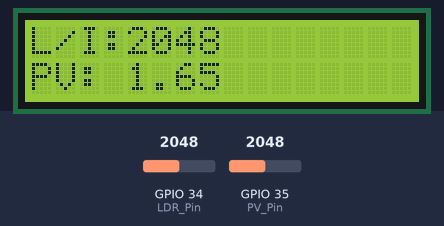
Bench run of a sketch on a simulated ESP32. Parts: 16×2 character LCD. Inputs (shaded band) come from the test bench; at power-on: GPIO 34 (LDR_Pin) = 2048, GPIO 35 (PV_Pin) = 2048.

Above: at 1.2 s.
1.3 s: GPIO 34 (LDR_Pin) set to 2866
At 2.4 s:
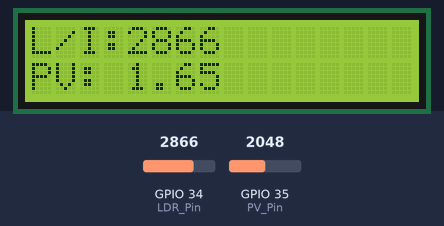
5.4 s: GPIO 35 (PV_Pin) set to 2866
At 7.0 s:
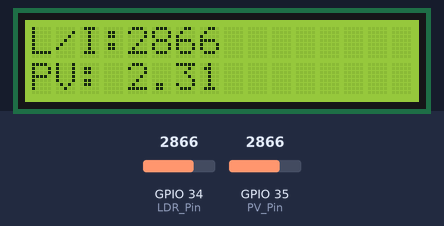
8.7 s: GPIO 34 (LDR_Pin) set to 3603
At 10.0 s:
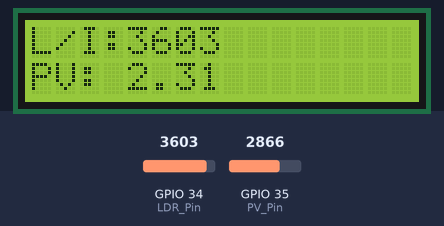
11.7 s: GPIO 35 (PV_Pin) set to 3603
At 12.7 s:
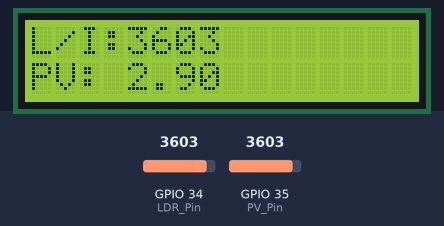
14.8 s: GPIO 34 (LDR_Pin) set to 4095
At 16.0 s:
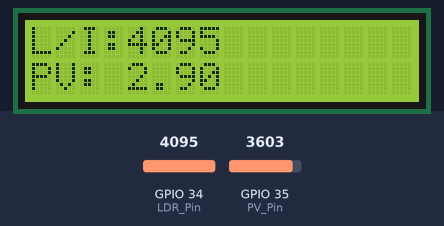
17.8 s: GPIO 35 (PV_Pin) set to 4095
At 19.2 s:
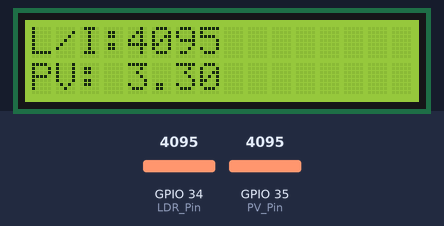
Timing chart, 0 to 20.8 s (numbered marks = the images above; inputs shaded):
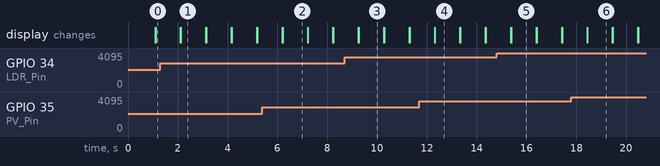

Measured:
- after the input at 1.3 s, the display: first differs from a run without the input after 0.82 s (image 1)
- after the input at 5.4 s, the display: first differs from a run without the input after 0.81 s (image 2)
- after the input at 8.7 s, the display: first differs from a run without the input after 0.57 s (image 3)
- after the input at 11.7 s, the display: first differs from a run without the input after 0.63 s (image 4)
- after the input at 14.8 s, the display: first differs from a run without the input after 0.59 s (image 5)
- after the input at 17.8 s, the display: first differs from a run without the input after 0.65 s (image 6)
- what the display in image 1 shows lasts 1.0 s, from 2.1 s to 3.1 s

The sketch:

Voltage_Read.ino
```cpp
#include <LiquidCrystal_I2C.h>

LiquidCrystal_I2C lcd(0x27, 16, 2);

// LDR is connected to GPIO 34 (Analog ADC1_CH6)
const int LDR_Pin = 34;

// PV is connected to GPIO 35 (Analog ADC1_CH7)
const int PV_Pin = 35;

// variable for storing the LDR value
int LDR_Value = 0;

// variable for storing the LDR value
float PV_Value = 0;

void setup() {
  lcd.init();
  lcd.backlight();
  lcd.clear();
}
void loop() {
  LDR_Value = analogRead(LDR_Pin);
  lcd.setCursor(0, 0);
  lcd.print("L/I:");
  lcd.setCursor(4, 0);
  lcd.print(LDR_Value);
  PV_Value = ((analogRead(PV_Pin)) / 4096.0) * 3.3;
  lcd.setCursor(0, 1);
  lcd.print("PV:");
  lcd.setCursor(4, 1);
  lcd.print(PV_Value);
  delay(1000);
  lcd.clear();
}
```
